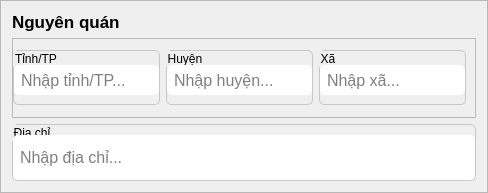
            <widget class="QFrame" name="frame_97">
             <property name="frameShape">
              <enum>QFrame::StyledPanel</enum>
             </property>
             <property name="frameShadow">
              <enum>QFrame::Raised</enum>
             </property>
             <layout class="QVBoxLayout" name="verticalLayout_17">
              <item>
               <widget class="QLabel" name="lbName_8">
                <property name="maximumSize">
                 <size>
                  <width>16777215</width>
                  <height>30</height>
                 </size>
                </property>
                <property name="font">
                 <font>
                  <pointsize>13</pointsize>
                  <weight>75</weight>
                  <bold>true</bold>
                 </font>
                </property>
                <property name="text">
                 <string>Nguyên quán</string>
                </property>
               </widget>
              </item>
              <item>
               <widget class="QFrame" name="frame_98">
                <property name="minimumSize">
                 <size>
                  <width>0</width>
                  <height>80</height>
                 </size>
                </property>
                <property name="maximumSize">
                 <size>
                  <width>16777215</width>
                  <height>16777215</height>
                 </size>
                </property>
                <property name="frameShape">
                 <enum>QFrame::StyledPanel</enum>
                </property>
                <property name="frameShadow">
                 <enum>QFrame::Raised</enum>
                </property>
                <layout class="QHBoxLayout" name="horizontalLayout_19">
                 <property name="leftMargin">
                  <number>0</number>
                 </property>
                 <item>
                  <widget class="QGroupBox" name="groupBox_5">
                   <property name="maximumSize">
                    <size>
                     <width>16777215</width>
                     <height>55</height>
                    </size>
                   </property>
                   <property name="styleSheet">
                    <string notr="true">border: 1px solid rgb(199, 199, 199);
border-radius: 5px;</string>
                   </property>
                   <property name="title">
                    <string>Tỉnh/TP</string>
                   </property>
                   <layout class="QHBoxLayout" name="horizontalLayout_41">
                    <property name="spacing">
                     <number>0</number>
                    </property>
                    <property name="leftMargin">
                     <number>0</number>
                    </property>
                    <property name="topMargin">
                     <number>0</number>
                    </property>
                    <property name="rightMargin">
                     <number>0</number>
                    </property>
                    <property name="bottomMargin">
                     <number>0</number>
                    </property>
                    <item>
                     <widget class="QLineEdit" name="lineEditProvince">
                      <property name="minimumSize">
                       <size>
                        <width>0</width>
                        <height>35</height>
                       </size>
                      </property>
                      <property name="font">
                       <font>
                        <pointsize>12</pointsize>
                        <weight>50</weight>
                        <bold>false</bold>
                       </font>
                      </property>
                      <property name="styleSheet">
                       <string notr="true">padding-left:5px;
border:none;
margin-top:5px;</string>
                      </property>
                      <property name="text">
                       <string/>
                      </property>
                      <property name="placeholderText">
                       <string>Nhập tỉnh/TP...</string>
                      </property>
                     </widget>
                    </item>
                   </layout>
                  </widget>
                 </item>
                 <item>
                  <widget class="QGroupBox" name="groupBox_2">
                   <property name="maximumSize">
                    <size>
                     <width>16777215</width>
                     <height>55</height>
                    </size>
                   </property>
                   <property name="styleSheet">
                    <string notr="true">border: 1px solid rgb(199, 199, 199);
border-radius: 5px;</string>
                   </property>
                   <property name="title">
                    <string>Huyện</string>
                   </property>
                   <layout class="QHBoxLayout" name="horizontalLayout_36">
                    <property name="spacing">
                     <number>0</number>
                    </property>
                    <property name="leftMargin">
                     <number>0</number>
                    </property>
                    <property name="topMargin">
                     <number>0</number>
                    </property>
                    <property name="rightMargin">
                     <number>0</number>
                    </property>
                    <property name="bottomMargin">
                     <number>0</number>
                    </property>
                    <item>
                     <widget class="QLineEdit" name="lineEditDistrict">
                      <property name="minimumSize">
                       <size>
                        <width>0</width>
                        <height>35</height>
                       </size>
                      </property>
                      <property name="font">
                       <font>
                        <pointsize>12</pointsize>
                        <weight>50</weight>
                        <bold>false</bold>
                       </font>
                      </property>
                      <property name="styleSheet">
                       <string notr="true">padding-left:5px;
border:none;
margin-top:5px;</string>
                      </property>
                      <property name="text">
                       <string/>
                      </property>
                      <property name="placeholderText">
                       <string>Nhập huyện...</string>
                      </property>
                     </widget>
                    </item>
                   </layout>
                  </widget>
                 </item>
                 <item>
                  <widget class="QGroupBox" name="groupBox_3">
                   <property name="maximumSize">
                    <size>
                     <width>16777215</width>
                     <height>55</height>
                    </size>
                   </property>
                   <property name="styleSheet">
                    <string notr="true">border: 1px solid rgb(199, 199, 199);
border-radius: 5px;</string>
                   </property>
                   <property name="title">
                    <string>Xã</string>
                   </property>
                   <layout class="QHBoxLayout" name="horizontalLayout_37">
                    <property name="spacing">
                     <number>0</number>
                    </property>
                    <property name="leftMargin">
                     <number>0</number>
                    </property>
                    <property name="topMargin">
                     <number>0</number>
                    </property>
                    <property name="rightMargin">
                     <number>0</number>
                    </property>
                    <property name="bottomMargin">
                     <number>0</number>
                    </property>
                    <item>
                     <widget class="QLineEdit" name="lineEditWards">
                      <property name="minimumSize">
                       <size>
                        <width>0</width>
                        <height>35</height>
                       </size>
                      </property>
                      <property name="font">
                       <font>
                        <pointsize>12</pointsize>
                        <weight>50</weight>
                        <bold>false</bold>
                       </font>
                      </property>
                      <property name="styleSheet">
                       <string notr="true">padding-left:5px;
border:none;
margin-top:5px;</string>
                      </property>
                      <property name="text">
                       <string/>
                      </property>
                      <property name="placeholderText">
                       <string>Nhập xã...</string>
                      </property>
                     </widget>
                    </item>
                   </layout>
                  </widget>
                 </item>
                </layout>
               </widget>
              </item>
              <item>
               <widget class="QGroupBox" name="groupBox_4">
                <property name="styleSheet">
                 <string notr="true">border: 1px solid rgb(199, 199, 199);
border-radius: 5px;</string>
                </property>
                <property name="title">
                 <string>Địa chỉ</string>
                </property>
                <layout class="QHBoxLayout" name="horizontalLayout_39">
                 <property name="spacing">
                  <number>0</number>
                 </property>
                 <property name="leftMargin">
                  <number>0</number>
                 </property>
                 <property name="topMargin">
                  <number>0</number>
                 </property>
                 <property name="rightMargin">
                  <number>0</number>
                 </property>
                 <property name="bottomMargin">
                  <number>0</number>
                 </property>
                 <item>
                  <widget class="QLineEdit" name="lineEditAddress">
                   <property name="minimumSize">
                    <size>
                     <width>0</width>
                     <height>55</height>
                    </size>
                   </property>
                   <property name="font">
                    <font>
                     <pointsize>12</pointsize>
                     <weight>50</weight>
                     <bold>false</bold>
                    </font>
                   </property>
                   <property name="styleSheet">
                    <string notr="true">padding-left:5px;
border:none;
margin-top:10px;</string>
                   </property>
                   <property name="text">
                    <string/>
                   </property>
                   <property name="placeholderText">
                    <string>Nhập địa chỉ...</string>
                   </property>
                  </widget>
                 </item>
                </layout>
               </widget>
              </item>
             </layout>
            </widget>
